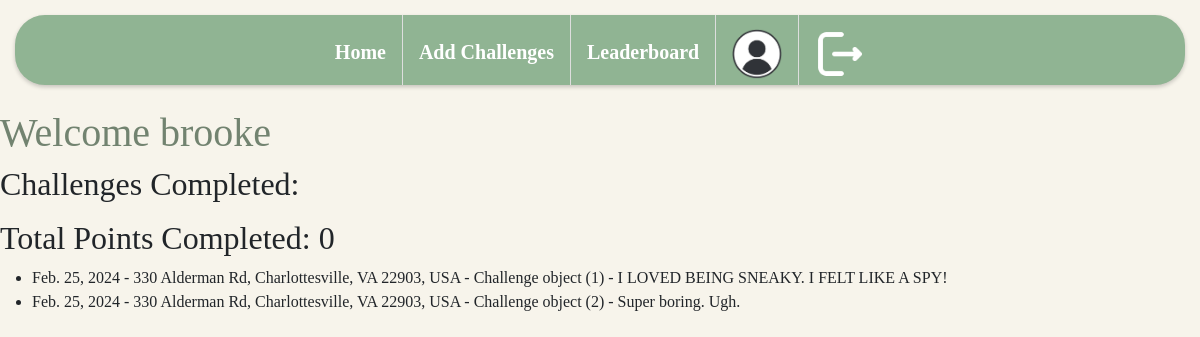
Screenshot of /profile/brooke/ (signed in) with the database file from the repository.
### explorexp/models.py (models this page shows, shortened)
class Post(models.Model):
    user = models.ForeignKey(User, on_delete=models.CASCADE)
    place = models.ForeignKey(Place, on_delete=models.CASCADE)
    challenge = models.ForeignKey(Challenge, on_delete=models.CASCADE)
    comment = models.CharField(max_length=500)
    date = models.DateField()

class Place(models.Model):
    long = models.DecimalField(max_digits=20, decimal_places=16)
    lat = models.DecimalField(max_digits=20, decimal_places=16)
    type = models.CharField(max_length=200)
    name = models.CharField(max_length=100)
    name_slug = models.CharField(max_length=100)
    def __str__(self):
        return self.name

class Challenge(models.Model):
    name = models.CharField(max_length=100)
    description = models.CharField(max_length=500)
    place = models.ForeignKey(Place, related_name='challenges', on_delete=models.CASCADE)
    points = models.IntegerField(default=0)

### explorexp/views.py (the view)
# urls.py: path('profile/<str:username>/', views.view_profile, name='view_profile'),
def view_profile(request, username):
    user_found = get_object_or_404(User, username=username)
    user_profile, created = UserProfile.objects.get_or_create(user=user_found)
    challenges_completed = user_profile.challenges_completed.all()
    total_points_completed = user_profile.challenges_completed.aggregate(total_points=Sum('points'))[
                                 'total_points'] or 0
    posts = Post.objects.filter(user=user_found)
    context = {
        "USER_PROFILE": user_found,
        "CHALLENGES_COMPLETED": challenges_completed,
        "total_points_completed": total_points_completed,
        "USER_POSTS": posts
    }
    return render(request, 'profile.html', context=context)

### explorexp/templates/profile.html (shortened to what this page needs)
<!DOCTYPE html>
{% include 'navbar.html' %}
<html lang="en">
<head>
    <h1>Welcome {{USER_PROFILE}} </h1>
</head>
<body>
    <h2>Challenges Completed:</h2>
<h2>Total Points Completed: {{ total_points_completed }}</h2>
<ul>
        {% for post in USER_POSTS %}
            <li>{{ post.date }} - {{ post.place}} - {{ post.challenge }} - {{ post.comment }}</li>
        {% endfor %}
    </ul>
</body>
</html>

### explorexp/templates/navbar.html (style rules this page uses)
body { font-family: "Avenir", "Proxima Nova", Serif; background-color: #F7F4EB; }
h1 { color: #728370; }

### rows the page displays
Post: date "Feb. 25, 2024", place "330 Alderman Rd, Charlottesville, VA 22903, USA", challenge "Challenge object (1)", comment "I LOVED BEING SNEAKY. I FELT LIKE A SPY!"
Post: date "Feb. 25, 2024", place "330 Alderman Rd, Charlottesville, VA 22903, USA", challenge "Challenge object (2)", comment "Super boring. Ugh."

### other values shown
{{ USER_PROFILE }} "brooke"
{{ total_points_completed }} "0"
